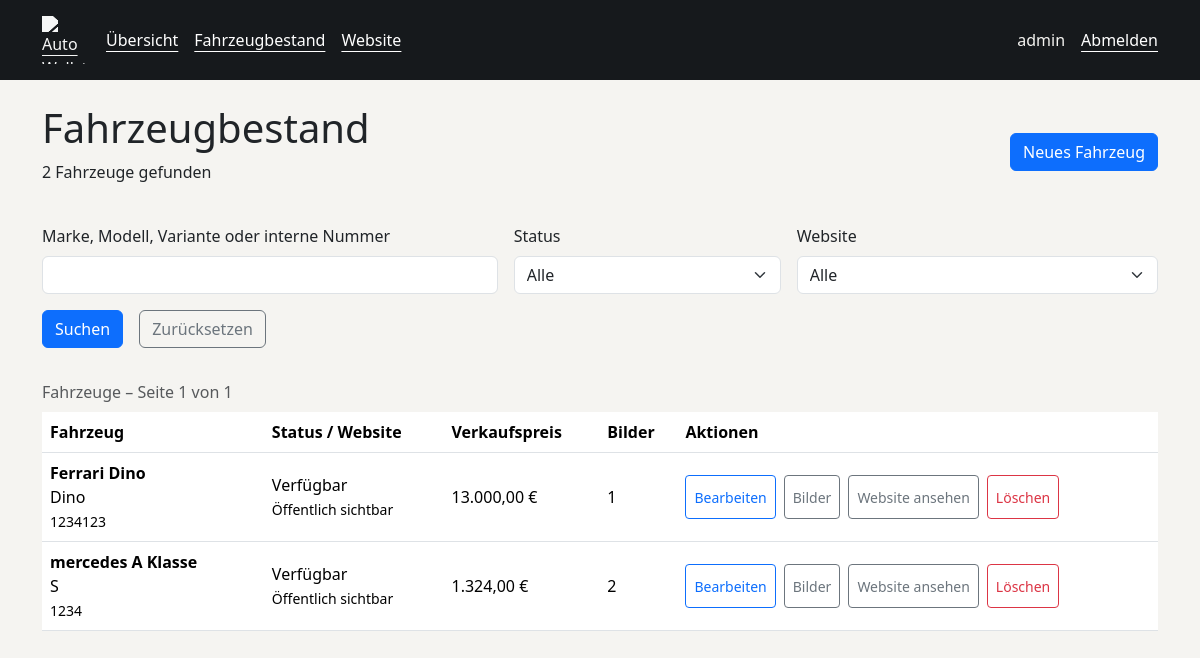
Screenshot of /verwaltung/fahrzeuge/ (signed in) with the database file from the repository.
### vehicles/models.py (models this page shows, shortened)
class Vehicle(models.Model):
    internal_number = models.CharField(max_length=50, unique=True, verbose_name="Interne Fahrzeugnummer")
    brand = models.CharField(max_length=100, verbose_name="Marke")
    model = models.CharField(max_length=120, verbose_name="Modell")
    variant = models.CharField(max_length=150, blank=True, verbose_name="Variante / Modellbezeichnung")
    vehicle_type = models.CharField(max_length=80, verbose_name="Fahrzeugtyp")
    first_registration = models.DateField(verbose_name="Erstzulassung")
    year = models.PositiveIntegerField(verbose_name="Baujahr")
    mileage = models.PositiveIntegerField(verbose_name="Kilometerstand")
    fuel_type = models.CharField(max_length=60, verbose_name="Kraftstoffart")
    transmission = models.CharField(max_length=50, verbose_name="Getriebe")
    power_kw = models.PositiveIntegerField(verbose_name="Leistung kW")
    power_ps = models.PositiveIntegerField(verbose_name="Leistung PS")
    engine_capacity = models.PositiveIntegerField(verbose_name="Hubraum")
    doors = models.PositiveIntegerField(verbose_name="Anzahl Türen")
    seats = models.PositiveIntegerField(verbose_name="Anzahl Sitzplätze")
    exterior_color = models.CharField(max_length=80, verbose_name="Außenfarbe")
    interior_equipment = models.CharField(max_length=200, blank=True, verbose_name="Innenausstattung")
    vin = models.CharField(max_length=50, blank=True, verbose_name="FIN / Fahrgestellnummer")
    previous_owners = models.PositiveIntegerField(default=0, verbose_name="Anzahl Vorbesitzer")
    hu_valid_until = models.DateField(blank=True, null=True, verbose_name="HU gültig bis")
    purchase_price = models.DecimalField(max_digits=12, decimal_places=2, verbose_name="Einkaufspreis")
    sale_price = models.DecimalField(max_digits=12, decimal_places=2, verbose_name="Verkaufspreis")
    description = models.TextField(blank=True, verbose_name="Beschreibung")
    equipment = models.TextField(blank=True, verbose_name="Ausstattung")
    status = models.CharField(
        max_length=30,
        choices=VehicleStatus.choices,
        default=VehicleStatus.IN_PREPARATION,
        verbose_name="Status",
    )
    is_published = models.BooleanField(default=False, verbose_name="Veröffentlicht")
    public_visible = models.BooleanField(default=False, verbose_name="Öffentlich sichtbar")
    created_at = models.DateTimeField(default=timezone.now, verbose_name="Datum der Aufnahme")
    updated_at = models.DateTimeField(auto_now=True, verbose_name="Datum der letzten Änderung")
    class Meta:
        ordering = ["-updated_at"]
        verbose_name = "Fahrzeug"
        verbose_name_plural = "Fahrzeuge"
    @property
    def is_publicly_listed(self) -> bool:
        return self.is_published and self.public_visible and self.status == VehicleStatus.AVAILABLE

### vehicles/views.py (the view)
@login_required(login_url="login")
@permission_required("vehicles.view_vehicle", raise_exception=True)
def management_vehicles(request):
    queryset = Vehicle.objects.annotate(image_count=Count("images"))
    query = request.GET.get("q", "").strip()
    status = request.GET.get("status", "")
    visibility = request.GET.get("visibility", "")
    if query:
        queryset = queryset.filter(Q(brand__icontains=query) | Q(model__icontains=query)
                                   | Q(variant__icontains=query) | Q(internal_number__icontains=query))
    if status in VehicleStatus.values:
        queryset = queryset.filter(status=status)
    else:
        status = ""
    public = Q(is_published=True, public_visible=True, status=VehicleStatus.AVAILABLE)
    if visibility == "public":
        queryset = queryset.filter(public)
    elif visibility == "hidden":
        queryset = queryset.exclude(public)
    else:
        visibility = ""
    page = Paginator(queryset.order_by("-updated_at", "-pk"), 20).get_page(request.GET.get("page"))
    parameters = request.GET.copy()
    parameters.pop("page", None)
    return render(request, "admin/vehicle_list.html", {
        "page_obj": page, "query": query, "selected_status": status,
        "visibility": visibility, "statuses": VehicleStatus.choices,
        "page_query": parameters.urlencode(),
    })

### templates/admin/vehicle_list.html (shortened to what this page needs)
{% extends "admin/base.html" %}
{% block content %}
<section class="container py-4">
    <div class="d-flex flex-wrap justify-content-between align-items-center gap-3 mb-4">
        <div><h1>Fahrzeugbestand</h1><p>{{ page_obj.paginator.count }} Fahrzeuge gefunden</p></div>
        {% if perms.vehicles.add_vehicle %}<a class="btn btn-primary" href="{% url 'vehicle_create' %}">Neues Fahrzeug</a>{% endif %}
    </div>
    <form method="get" class="row g-3 mb-4">
        <div class="col-md-5"><label class="form-label" for="stock-search">Marke, Modell, Variante oder interne Nummer</label><input class="form-control" type="search" id="stock-search" name="q" value="{{ query }}"></div>
        <div class="col-md-3"><label class="form-label" for="stock-status">Status</label><select class="form-select" id="stock-status" name="status"><option value="">Alle</option></select></div>
        <div class="col-md-4"><label class="form-label" for="stock-visibility">Website</label><select class="form-select" id="stock-visibility" name="visibility"><option value="">Alle</option></select></div>
        <div class="d-flex gap-3"><button class="btn btn-primary" type="submit">Suchen</button><a class="btn btn-outline-secondary" href="{% url 'management_vehicles' %}">Zurücksetzen</a></div>
    </form>
    <div class="table-responsive">
        <table class="table management-table">
            <caption>Fahrzeuge – Seite {{ page_obj.number }} von {{ page_obj.paginator.num_pages }}</caption>
            <thead><tr><th scope="col">Fahrzeug</th><th scope="col">Status / Website</th><th scope="col">Verkaufspreis</th><th scope="col">Bilder</th><th scope="col">Aktionen</th></tr></thead>
            <tbody>{% for vehicle in page_obj %}<tr>
                <td><strong>{{ vehicle.brand }} {{ vehicle.model }}</strong><br>{{ vehicle.variant }}<br><small>{{ vehicle.internal_number }}</small></td>
                <td>{{ vehicle.get_status_display }}<br><small>{% if vehicle.is_publicly_listed %}Öffentlich sichtbar{% else %}Nicht öffentlich{% endif %}</small></td>
                <td>{{ vehicle.sale_price|floatformat:'2g' }} €</td><td>{{ vehicle.image_count }}</td>
                <td><div class="management-actions">
                    {% if perms.vehicles.change_vehicle %}<a class="btn btn-sm btn-outline-primary" href="{% url 'vehicle_update' vehicle.pk %}">Bearbeiten</a><a class="btn btn-sm btn-outline-secondary" href="{% url 'vehicle_images' vehicle.pk %}">Bilder</a>{% endif %}
                    {% if vehicle.is_publicly_listed %}<a class="btn btn-sm btn-outline-secondary" href="{% url 'vehicle_detail' vehicle.pk %}">Website ansehen</a>{% endif %}
                    {% if perms.vehicles.delete_vehicle %}<a class="btn btn-sm btn-outline-danger" href="{% url 'vehicle_delete' vehicle.pk %}">Löschen</a>{% endif %}
                </div></td>
            </tr>{% empty %}<tr><td colspan="5">Keine Fahrzeuge gefunden. Passen Sie die Suche an oder legen Sie ein Fahrzeug an.</td></tr>{% endfor %}</tbody>
        </table>
    </div>
</section>
{% endblock %}

### templates/admin/base.html (shortened to what this page needs)
{% load static %}
<!DOCTYPE html>
<html lang="de">
<head>
    <link href="https://cdn.jsdelivr.net/npm/bootstrap@5.3.3/dist/css/bootstrap.min.css" rel="stylesheet">
    <link href="{% static 'css/management.css' %}" rel="stylesheet">
</head>
<body>
    <header class="management-header">
        <nav class="container d-flex flex-wrap align-items-center gap-3 py-3" aria-label="Verwaltung">
            <a href="{% url 'dashboard' %}" class="management-brand"><img src="{% static 'images/logo.png' %}" width="48" height="48" alt="Auto Wallstein"></a>
            <a href="{% url 'dashboard' %}">Übersicht</a>
            <a href="{% url 'management_vehicles' %}">Fahrzeugbestand</a>
            <a href="{% url 'home' %}">Website</a>
            <span class="ms-auto">{{ user.get_full_name|default:user.username }}</span>
            <a href="{% url 'logout' %}">Abmelden</a>
        </nav>
    </header>
    <main id="management-content" tabindex="-1">
        {% block content %}{% endblock %}
    </main>
</body>
</html>

### static/css/management.css (style rules this page uses)
body { background: #f5f4f1; color: #202428; }
.management-header { background: #16191c; color: #f5f4f1; }
.management-header a { color: #ffffff; min-height: 44px; display: inline-flex; align-items: center; text-underline-offset: .3em; }
.management-brand img { object-fit: contain; filter: brightness(0) invert(1); opacity: 0.96; }
.management-table th, .management-table td { vertical-align: middle; }
.management-table caption { caption-side: top; }
.management-actions { display: flex; flex-wrap: wrap; gap: .5rem; }
.management-actions a, .management-pagination a { min-height: 44px; display: inline-flex; align-items: center; }
.management-table td:first-child { min-width: 180px; }
input, select, textarea { scroll-margin-block: 5rem; }

### rows the page displays
Vehicle: brand "Ferrari", model "Dino", variant "Dino", internal_number "1234123", status "Verfügbar", is_published "Öffentlich sichtbar", sale_price "13.000,00", image_count "1"
Vehicle: brand "mercedes", model "A Klasse", variant "S", internal_number "1234", status "Verfügbar", is_published "Öffentlich sichtbar", sale_price "1.324,00", image_count "2"

### other values shown
{{ user.get_full_name|default:user.username }} "admin"
{{ page_obj.paginator.count }} "2"
{{ page_obj.number }} "1"
{{ page_obj.paginator.num_pages }} "1"
